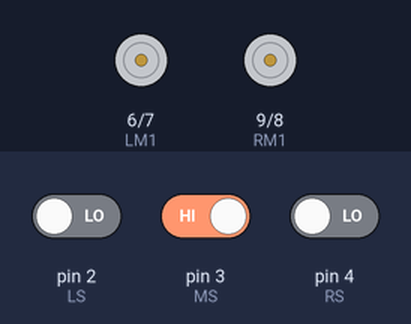
Simulated run of this sketch. Board: Arduino Uno, built with avr-gcc and run on an emulated ATmega328P. Shown: motor-driver pin pairs drawn as motors (green arrow = first pin HIGH = forward, orange = second pin HIGH = backward, longer = more drive, scaled by the enable pin). The inputs (shaded band) are chosen by the test bench; at power-on: pin 2 (LS) LOW, pin 4 (RS) LOW, pin 3 (MS) HIGH.

Above: at 1.2 s.
1.3 s: pin 2 (LS) driven HIGH
At 2.3 s:
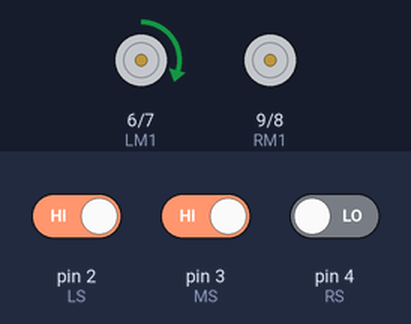
2.8 s: pin 4 (RS) driven HIGH
At 3.4 s:
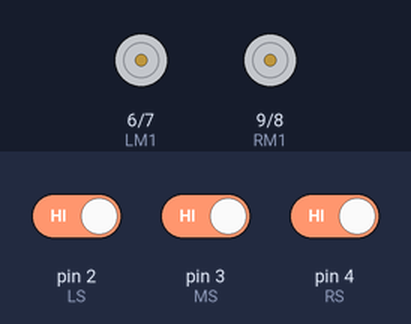
4.3 s: pin 3 (MS) driven LOW
At 5.5 s:
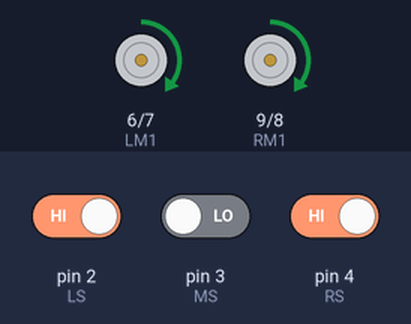
5.8 s: pin 2 (LS) driven LOW
At 6.9 s:
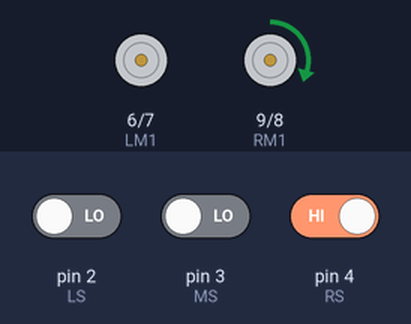
Timing chart, 0 to 8.3 s (numbered marks = the images above; inputs shaded):
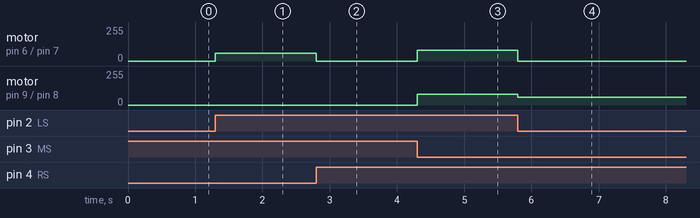

Measured:
- after the input at 1.3 s, motor on pin 6 (LM1) / pin 7 (LM2): stopped → forward 60/255 at once
- after the input at 2.8 s, motor on pin 6 (LM1) / pin 7 (LM2): forward 60/255 → stopped at once
- after the input at 4.3 s, motor on pin 6 (LM1) / pin 7 (LM2), motor on pin 9 (RM1) / pin 8 (RM2): stopped → forward 80/255 at once
- after the input at 5.8 s, motor on pin 6 (LM1) / pin 7 (LM2): forward 80/255 → stopped at once; motor on pin 9 (RM1) / pin 8 (RM2): forward 80/255 → forward 60/255 at once

The sketch:

LineFollowingRobot3.ino
```cpp
//Three infrared sensor
#define LS 2 //Left sensor
#define MS 3 //Middle Sensor
#define RS 4 //Right sensor
//For L298N Motor Driver
#define LM1 6 //IN4
#define LM2 7 //IN3
#define RM2 8 //IN2
#define RM1 9 //IN1
#define enR 10 //ENA
#define enL 11 //ENB

void setup() {
pinMode(LS, INPUT);
pinMode(MS, INPUT);
pinMode(RS, INPUT);
pinMode(LM2, OUTPUT);
pinMode(LM1, OUTPUT);
pinMode(RM2, OUTPUT);
pinMode(RM1, OUTPUT);
pinMode(enR, OUTPUT); //Left motor enable
pinMode(enL, OUTPUT); //Right motor enable

}

void loop() {

  if(digitalRead(LS) == 1 && digitalRead(MS) == 0 && digitalRead(RS) == 1){  // When the middle sensor see black, move forward
    moveForward();
  }

   if(digitalRead(LS) == 1 && digitalRead(MS) == 1 && digitalRead(RS) == 1){  // When three of them see white, stop.
    stopping();
  }

  if(digitalRead(LS) == 1 && digitalRead(MS) == 1 && digitalRead(RS) == 0){  // When the right sensor see black, turn right
    turnRight();
  }

  if(digitalRead(LS) == 1 && digitalRead(MS) == 0 && digitalRead(RS) == 0){  // When the right sensor see black, turn right
    turnRight();
  }

  if(digitalRead(LS) == 0 && digitalRead(MS) == 0 && digitalRead(RS) == 1){  // When the left sensor see black, turn left.
    turnLeft();
  }

  if(digitalRead(LS) == 0 && digitalRead(MS) == 1 && digitalRead(RS) == 1){  // When the left sensor see black, turn left.
    turnLeft();
  }
  if(digitalRead(LS) == 0 && digitalRead(MS) == 0 && digitalRead(RS) == 0){  // When three of them see black, stop.
    stopping();
  }
  if(digitalRead(LS) == 1 && digitalRead(MS) == 1 && digitalRead(RS) == 1){  // When three of them see white, stop.
    stopping();
  }

}

void moveForward(){

  digitalWrite(RM1, HIGH);// For right motor, moving forward is on
  digitalWrite(RM2, LOW); // For right motor, moving backward is off
  analogWrite(enR, 80);  // Right motor speed

  digitalWrite(LM1, HIGH); // For left motor, moving forward is on
  digitalWrite(LM2, LOW);  //For left motor, moving backward is off
  analogWrite(enL, 80);  // Right motor, motor speed

}

void turnRight(){

  digitalWrite(RM1, HIGH);
  digitalWrite(RM2, LOW);
  analogWrite(enR, 0);

  digitalWrite(LM1, HIGH);
  digitalWrite(LM2, LOW);
  analogWrite(enL, 60);

}

void turnLeft(){

  digitalWrite(RM1, HIGH);
  digitalWrite(RM2, LOW);
  analogWrite(enR, 60);

  digitalWrite(LM1, HIGH);
  digitalWrite(LM2, LOW);
  analogWrite(enL, 0);

}

void stopping(){

  digitalWrite(RM1, HIGH);
  digitalWrite(RM2, LOW);
  digitalWrite(enR, LOW);

  digitalWrite(LM1, HIGH);
  digitalWrite(LM2, LOW);
  digitalWrite(enL, LOW);

}
```
